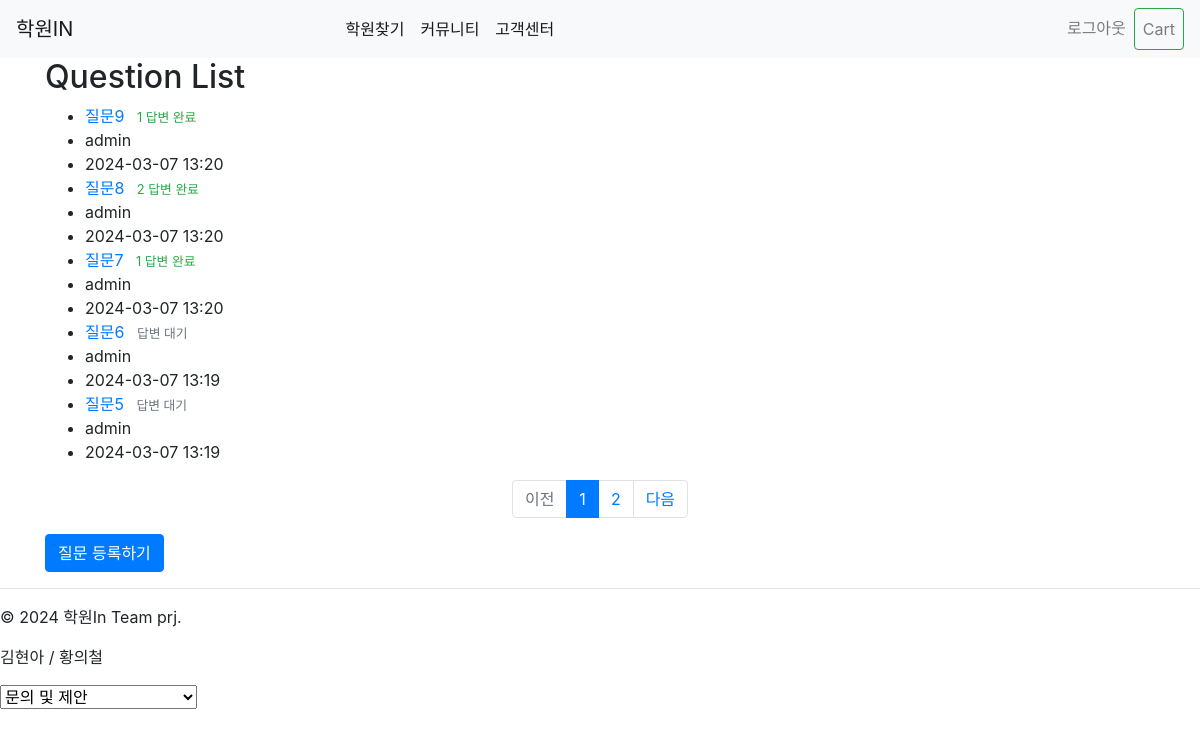
Page /question/ (signed in) on the committed database.
### cs/models.py (models this page shows, shortened)
class Question(models.Model):
    author = models.ForeignKey(User, on_delete=models.CASCADE, null=True, blank=True, related_name='questions')
    photo = models.ImageField(upload_to='cs_photo/%Y/%m/%d', null=True, blank=True)
    subject = models.CharField(max_length=200)
    content = models.TextField()
    created = models.DateTimeField(auto_now_add=True)
    updated = models.DateTimeField(auto_now=True)
    class Meta:
        ordering = ['-updated']

### cs/views.py (the view)
# urls.py: path('', question_list, name='question_list'),
def question_list(request):
    question_list = Question.objects.all().order_by('-created')  # 질문을 최신순으로 정렬
    paginator = Paginator(question_list, 5)  # 페이지당 15개씩 보여주기
    page_number = request.GET.get('page')  # URL에서 페이지 번호를 가져옴
    page_obj = paginator.get_page(page_number)
    return render(request, 'cs/question_list.html', {'question_list': page_obj})

### cs/templates/cs/question_list.html (shortened to what this page needs)
{% extends 'base.html' %}
{% block content %}
<div class="container">
    <h2>Question List</h2>
    {% if question_list %}
    <ul>
        {% for question in question_list %}
            <li>
                <a href="{% url 'cs:question_detail' question.id %}">{{ question.subject }}</a>
                {% if question.answers.count > 0 %}
                    <span class="text-success small mx-2">{{ question.answers.count }} 답변 완료</span>
                {% else %}
                    <span class="text-secondary small mx-2">답변 대기</span>
                {% endif %}
            </li>
            <li>
                {% if question.author %}
                    {{ question.author.username }}
                {% else %}
                    익명
                {% endif %}
            </li>
            <li>{{ question.created|date:"Y-m-d H:i" }}</li>
        {% endfor %}
    </ul>
    {% else %}
    <p>질문이 없습니다.</p>
    {% endif %}
<ul class="pagination justify-content-center">
    {% if question_list.has_previous %}
    <li class="page-item">
        <a class="page-link" href="?page={{ question_list.previous_page_number }}">이전</a>
    </li>
    {% else %}
    <li class="page-item disabled">
        <a class="page-link" tabindex="-1" aria-disabled="true" href="#">이전</a>
    </li>
    {% endif %}
    {% for page_number in question_list.paginator.page_range %}
        {% if page_number >= question_list.number|add:-5 and page_number <= question_list.number|add:5 %}
            {% if page_number == question_list.number %}
            <li class="page-item active" aria-current="page">
                <a class="page-link" href="?page={{ page_number }}">{{ page_number }}</a>
            </li>
            {% else %}
            <li class="page-item">
                <a class="page-link" href="?page={{ page_number }}">{{ page_number }}</a>
            </li>
            {% endif %}
        {% endif %}
    {% endfor %}
    {% if question_list.has_next %}
    <li class="page-item">
        <a class="page-link" href="?page={{ question_list.next_page_number }}">다음</a>
    </li>
    {% else %}
    <li class="page-item disabled">
        <a class="page-link" tabindex="-1" aria-disabled="true" href="#">다음</a>
    </li>
    {% endif %}
</ul>
    <div class="mb-3">
        <a href="{% url 'cs:question_create' %}" class="btn btn-primary">질문 등록하기</a>
    </div>
</div>
{% endblock %}

### rows in the picture
Question: subject "질문9", answers.count "1", author.username "admin", created "2024-03-07 13:20"
Question: subject "질문8", answers.count "2", author.username "admin", created "2024-03-07 13:20"
Question: subject "질문7", answers.count "1", author.username "admin", created "2024-03-07 13:20"
Question: subject "질문6", shows "답변 대기", author.username "admin", created "2024-03-07 13:19"
Question: subject "질문5", shows "답변 대기", author.username "admin", created "2024-03-07 13:19"

### other values in the picture
{{ page_number }} "1"
{{ page_number }} "2"
